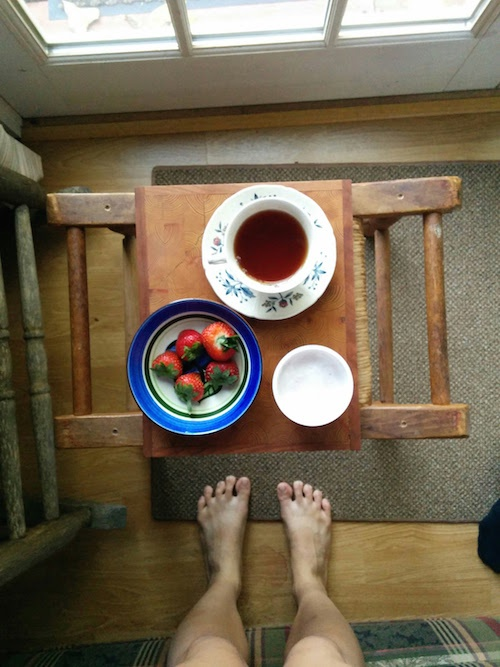
#> input picture cups.jpg, 500 x 667 px
$ python canny01.py
#> lines starting #> are read from the running program, lines starting #| are printed output that depends on the picture; after the words box and inside, x2 and y2 are one past the last pixel; in counts of white or black regions, pixels touching at a corner belong together
#!/usr/bin/python
# -*- coding: utf-8 -*-

import cv2
import numpy as np
import pylab as plt

cups = cv2.imread('cups.jpg')
#> cups is the input picture: shape (667, 500, 3); mean B, G, R 83.7, 104, 116.7

cups_preprocessed  = cv2.cvtColor(cv2.GaussianBlur(cups, (7,7), 0), cv2.COLOR_BGR2GRAY)
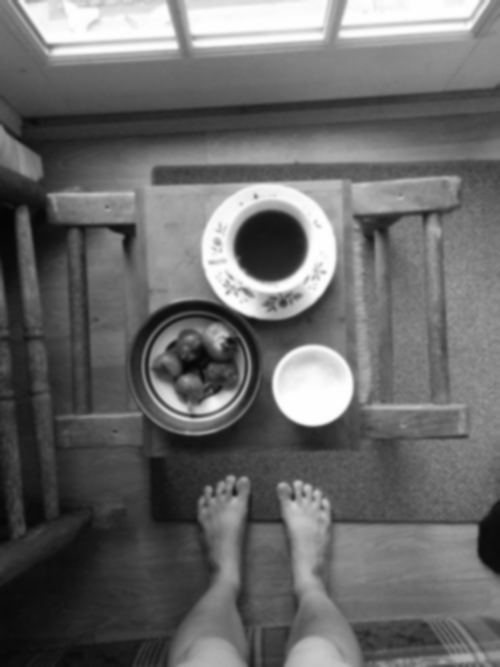
#> cups_preprocessed: shape (667, 500); min 5, max 255, mean 105.5

_, cups_thresh = cv2.threshold(cups_preprocessed, 200, 255, cv2.THRESH_BINARY)
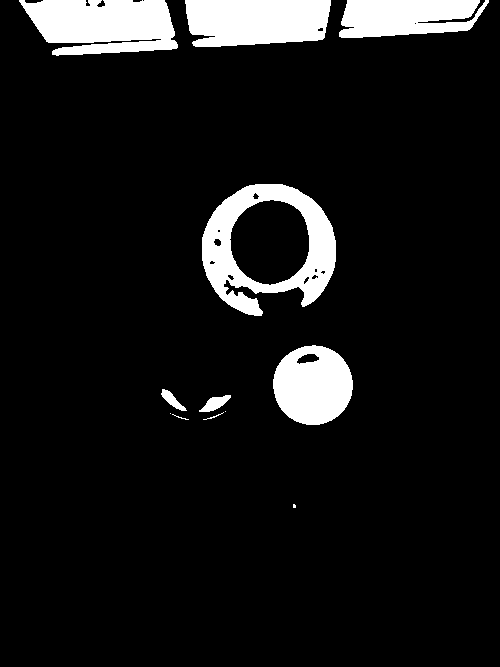
#> cups_thresh: shape (667, 500); 9.1% white; 12 white regions (3 under 20 px), largest, box (x1, y1, x2, y2) and area: (202, 184, 336, 316) 7566, (19, 0, 178, 56) 6801, (185, 0, 331, 47) 6049

cups_edges = cv2.Canny(cups_preprocessed,threshold1=90,threshold2=110)
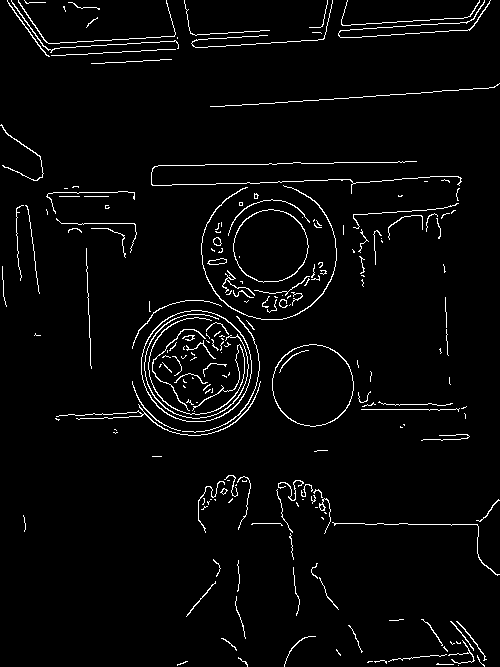
#> cups_edges: shape (667, 500); 3.2% white in thin lines or dots
plt.imshow(cv2.cvtColor(cups_edges,cv2.COLOR_GRAY2RGB))
cv2.imshow('cups',cups_edges)
cv2.waitKey(0)
cv2.destroyAllWindows()
